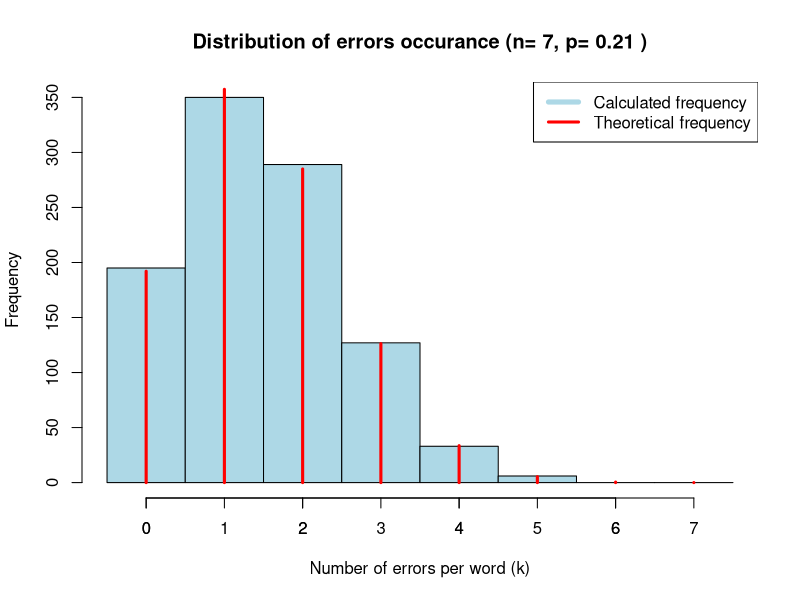
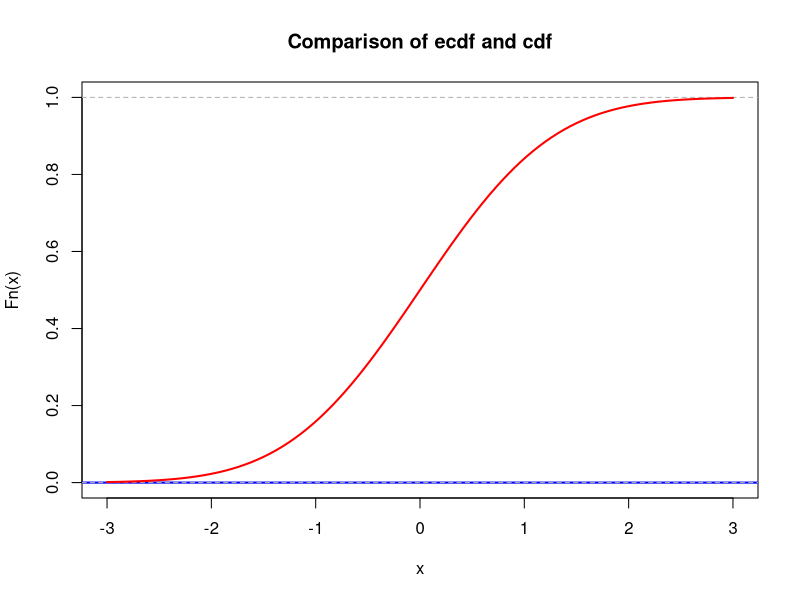
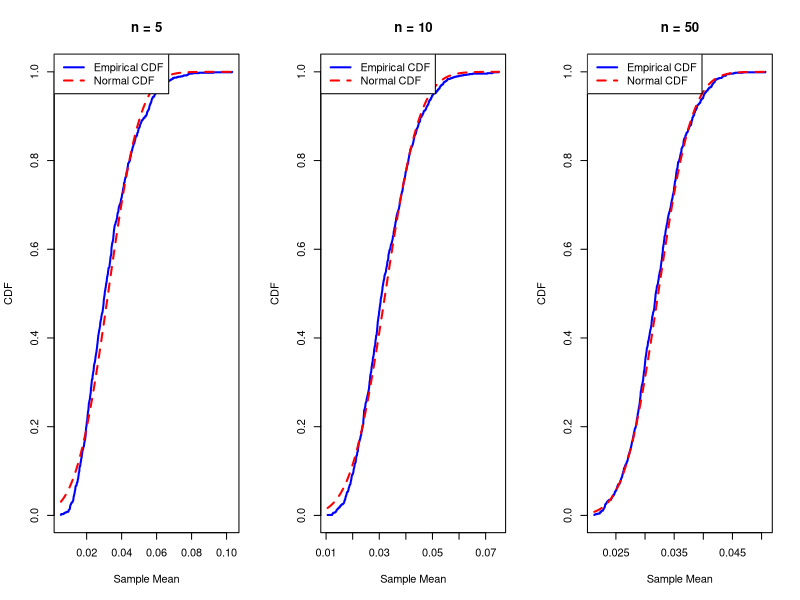
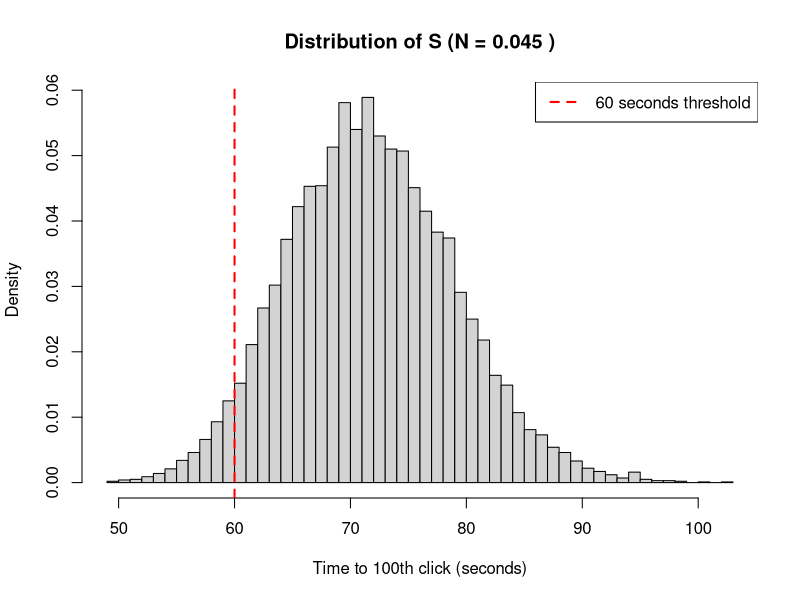
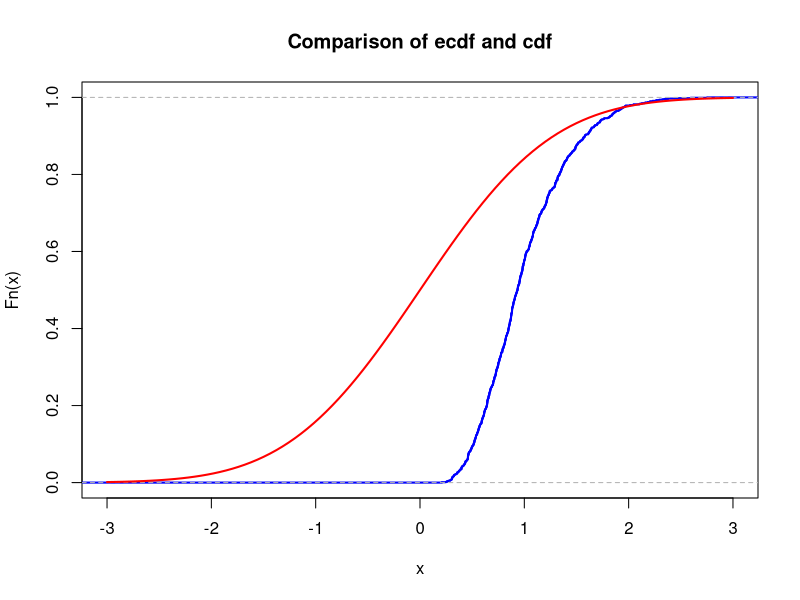
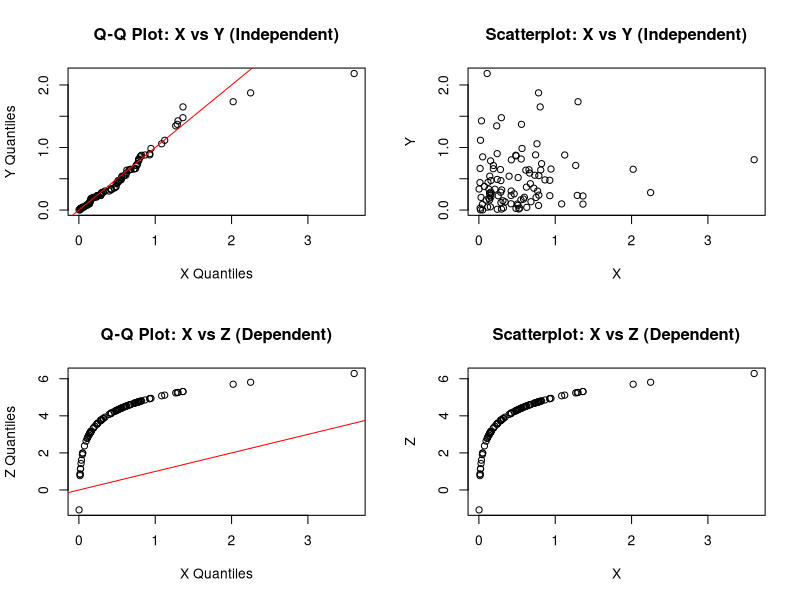
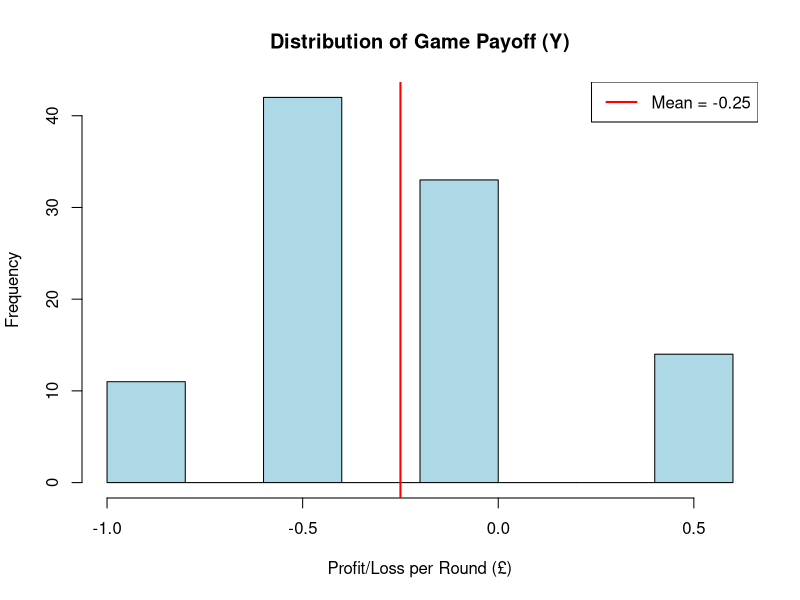

Reproduce these figures in R, in order.
## ---- chunk 1
id <- 21
set.seed(id)
p <- id/100
# matrices G and H
G <- matrix(c(1, 1, 1, 0, 0, 0, 0,
		          1, 0, 0, 1, 1, 0, 0,
		          0, 1, 0, 1, 0, 1, 0,
		          1, 1, 0, 1, 0, 0, 1), nrow = 4, byrow = TRUE)
H <- t(matrix(c(1, 0, 1, 0, 1, 0, 1,
		            0, 1, 1, 0, 0, 1, 1,
		            0, 0, 0, 1, 1, 1, 1), nrow = 3, byrow = TRUE))
cat("The matrix G is: \n") 
G  
cat("The matrix H is: \n") 
H
cat("The product GH must be zero: \n")
(G%*%H) %%2
## ---- chunk 2
# generate N messages

message_generator <- function(n) {
  matrix(sample(c(0,1), 4*n, replace = TRUE), nrow = n)
}
N <- 1000
messages <- message_generator(N)
codewords <- (messages %*% G) %% 2
print("Codewords")
codewords[1:10,]
## ---- chunk 3
#### Generate random errors; do not forget that they occur with probability $p$! Next, generate the received messages

# Each massage has 7 bits
total_bits <- N * 7

# Generate random errors matrix
# 1 - there is an error at this bit, 0 - no error
errors <- matrix(
  rbinom(total_bits, size = 1, prob = p), 
  nrow = N, 
  ncol = 7
)
print("Errors")
errors[1:10,]

# Generate the received messages
received <- (codewords + errors) %% 2
print("Received")
received[1:10,]
## ---- chunk 4
# Correction and decoding

corrected_codewords <- received

decode <- function(N) {
  # vector of successes, 1 - success, 0 - fail
  is_success <- rep(0, N)
  for (i in 1:N) {
    r_i <- received[i, ]
    # Calculate  z = r_i %*% H (mod 2)
    z_i <- (r_i %*% H) %% 2
    error_pos <- 0

    # Find Error Position (if there is 1 error - we can find it`s place)
    if (any(z_i != 0)) {
      for (j in 1:7) {
        if (all(z_i == t(H)[, j])) { 
          error_pos <- j
          break
        }
      }

      # Correction
      if (error_pos > 0) {
        corrected_codewords[i, error_pos] <- (corrected_codewords[i, error_pos]+1) %% 2
      }
    } 

    # Extract information bits from the corrected codeword
    r_star <- corrected_codewords[i, ]
    # Decoded message m* = (r3 r5 r6 r7)
    m_star <- r_star[c(3, 5, 6, 7)]

    if (all(m_star == messages[i, ])) {
      is_success[i] <- 1
    }
  }
  return(sum(is_success))
}

successes <- decode(N)
failures <- N - successes
p_hat <- successes / N
p_star_theoretical <- (1 - p)^7 + choose(7, 1) * p * (1 - p)^(6)

successes
p_hat
p_star_theoretical
## ---- chunk 5
CONFIDENCE_LEVEL <- 0.95
MAX_ERROR_E <- 0.03

cat("Results (N=", N, ")\n", sep="")
cat("Theoretical probability (p*):", format(p_star_theoretical, digits = 5), "\n")
cat("Calculated probability :", format(p_hat, digits = 5), "\n")
cat("Difference |p̂ - p*|:", format(abs(p_hat - p_star_theoretical), digits = 5), "\n")


# We calculate ε using formula:
# epsilon = Z_alpha/2 * SE
# this formula uses CLT. Alpha = 1-0.95 = 0.05, alpha/2 = 0.025

# Find Z score of alpha/2 and standart error
Z_score <- qnorm(1 - (1 - CONFIDENCE_LEVEL) / 2) #qnorm(0.975) = 1.96

SE <- sqrt(p_hat * (1 - p_hat) / N)

# Half length of the confidence interval
epsilon <- Z_score * SE

cat("Half-lenght of ε:", format(epsilon, digits = 5), "\n")
cat("Confidence interval (p̂ ± ε): [", format(p_hat - epsilon, digits = 5), 
    ", ", format(p_hat + epsilon, digits = 5), "]\n", sep="")


# Find N for which epsilon <= 0.03 from:
# epsilon = Z*SE = Z* sqrt(p*(1-p*)/N) and from here:
# N = (Z^2 * p*(1-p*)) / epsilon^2

worst_case_p_star_product <- 0.25 # p*(1-p*) max if p*=0.5

N_required <- (Z_score^2 * worst_case_p_star_product) / (MAX_ERROR_E^2)
N_min <- ceiling(N_required)

cat("Minimum N calculation for epsilon <= ", MAX_ERROR_E, " = ", N_min, "\n")
## ---- chunk 6
# Calculated distribution of errors
breaks_vec <- seq(-0.5, 7.5, by = 1)
total_errors_per_codeword <- rowSums(errors) # vector with length N of errorrs number in each message
hist(total_errors_per_codeword,
     breaks = breaks_vec,
     main = paste("Distribution of errors occurance (n= 7, p=", p, ")"),
     xlab = "Number of errors per word (k)",
     ylab = "Frequency",
     col = "lightblue",
)
# Theoretical distribution of errors
axis(side = 1, at = 0:7)
k_values <- 0:7
theoretical_probabilities <- dbinom(k_values, 7, p)
theoretical_frequencies <- theoretical_probabilities * N

lines(k_values, theoretical_frequencies, type = "h", lwd = 3, col = "red")
legend("topright", 
       legend = c("Calculated frequency", "Theoretical frequency"),
       col = c("lightblue", "red"), lwd = c(5, 3))

cat("Probability of k number of errors in a massage (k=0,1,2,...,7) has a binomial distribution. It is because we have n = 7 independent trials (number of bits in a message) with the same probability p = 0.21, and the result of a trial can only be either success or failure.")

## ---- chunk 7
lambda <- 1  # change this!
N <- 100     # change this!
mu <- N * lambda
K <- 1e3
n <- 5
sample_means <- colMeans(matrix(rpois(n*K, lambda = mu), nrow=n))
## ---- chunk 8
mu <- 0       # change this!
sigma <- 1    # change this!
## ---- chunk 9
xlims <- c(mu-3*sigma,mu+3*sigma)
Fs <- ecdf(sample_means)
plot(Fs, 
     xlim = xlims, 
     ylim = c(0,1),
     col = "blue",
     lwd = 2,
     main = "Comparison of ecdf and cdf")
curve(pnorm(x, mean = mu, sd = sigma), col = "red", lwd = 2, add = TRUE)
## ---- chunk 10
set.seed(123)
team_id = 21
nu1 <- team_id + 10


## ---- chunk 11
    for (n in c(5, 10, 50)) {
      x <- rexp(n, rate = nu1)
      s <- mean(x)
      cat("n =", n, "\n")
      cat("Generated values:", round(x, 4), "\n")
      cat("Sample mean s =", round(s, 4), "\n")
      cat("Theoretical mean =", round(1/nu1, 4), "\n")
      cat("---\n")
    }
      
## ---- chunk 12
    K <- 1000
    sample_sizes <- c(5, 10, 50)

    results <- list()

    for (n in sample_sizes) {
      sample_means <- replicate(K, {
        x <- rexp(n, rate = nu1)
        mean(x)
      })
      
      ecdf_func <- ecdf(sample_means)
      
      results[[as.character(n)]] <- list(
        n = n,
        sample_means = sample_means,
        ecdf_func = ecdf_func
      )
      
      cat("n =", n, ":\n")
      cat("  Generated", K, "sample means\n")
      cat("  Range: [", round(min(sample_means), 4), ",", round(max(sample_means), 4), "]\n")
      cat("  Empirical mean:", round(mean(sample_means), 4), "\n")
      cat("  Empirical SD:", round(sd(sample_means), 4), "\n\n")
    }
## ---- chunk 13
    mu <- 1 / nu1
    theoretical_sd <- function(n) 1 / (sqrt(n) * nu1)

    par(mfrow = c(1, 3))

    for (n in sample_sizes) {
      res <- results[[as.character(n)]]
      sample_means <- res$sample_means
      ecdf_func <- res$ecdf_func
      
      sigma <- theoretical_sd(n)
      
      x_vals <- seq(min(sample_means), max(sample_means), length.out = 1000)
      ecdf_vals <- ecdf_func(x_vals)
      normal_cdf_vals <- pnorm(x_vals, mean = mu, sd = sigma)
      
      plot(x_vals, ecdf_vals, type = "l", col = "blue", lwd = 2,
           main = paste("n =", n),
           xlab = "Sample Mean", ylab = "CDF")
      lines(x_vals, normal_cdf_vals, col = "red", lwd = 2, lty = 2)
      legend("topleft", 
             legend = c("Empirical CDF", "Normal CDF"),
             col = c("blue", "red"), lty = c(1, 2), lwd = 2)
      
      # Store for next parts
      results[[as.character(n)]]$x_vals <- x_vals
      results[[as.character(n)]]$ecdf_vals <- ecdf_vals
      results[[as.character(n)]]$normal_cdf_vals <- normal_cdf_vals
      
      cat("n =", n, ":\n")
      cat("  Theoretical μ =", round(mu, 4), "\n")
      cat("  Theoretical σ =", round(sigma, 4), "\n")
    }
    par(mfrow = c(1, 1))
## ---- chunk 14
    max_differences <- c()

    for (n in sample_sizes) {
      res <- results[[as.character(n)]]
      max_diff <- max(abs(res$ecdf_vals - res$normal_cdf_vals))
      max_differences <- c(max_differences, max_diff)
      results[[as.character(n)]]$max_diff <- max_diff
      cat("n =", n, ": Max |F_emp - F_norm| =", round(max_diff, 4), "\n")
    }
## ---- chunk 15
    cat("Analysis of CLT convergence:\n\n")

    for (n in sample_sizes) {
      max_diff <- results[[as.character(n)]]$max_diff
      cat("n =", n, ":\n")
      cat("  Max CDF difference:", round(max_diff, 4), "\n")
      
      if (n == 5) {
        cat("  Comment: Noticeable difference due to exponential distribution skewness\n")
      } else if (n == 10) {
        cat("  Comment: Good approximation with moderate sample size\n")
      } else if (n == 50) {
        cat("  Comment: Excellent approximation - nearly identical CDFs\n")
      }
      cat("\n")
    }

    cat("Overall conclusions:\n")
    cat("1. As n increases, normal approximation improves significantly\n")
    cat("2. Max CDF difference decreases: 0.0267 → 0.0179 → 0.0082\n")
    cat("3. CLT works well even for skewed exponential distributions\n")
    cat("4. Sample means converge to N(1/31, 1/(n*31²)) as predicted\n")
## ---- chunk 16
    cat("=== Safety Condition ===\n")
    cat("Let S = X₁ + X₂ + ... + X₁₀₀ be total time until 100th click\n")
    cat("Safety condition: clicks per minute ≤ 100\n")
    cat("This means: S > 60 seconds (100th click hasn't occurred in first minute)\n")
    cat("Safety event: {S > 60}\n\n")
## ---- chunk 17
    # Theoretical bounds on N
    cat("=== Theoretical Bounds on N ===\n")
    nu1 <- 31

    cat("1. Exact Gamma distribution:\n")
    gamma_solver <- function(N) {
      nu <- 31 * N
      1 - pgamma(60, shape = 100, rate = nu) - 0.95
    }
    N_gamma <- uniroot(gamma_solver, c(0.01, 0.2))$root
    cat("   N ≤", round(N_gamma, 4), "\n")
    cat("   P(S > 60) =", round(1 - pgamma(60, shape = 100, rate = 31*N_gamma), 4), "\n\n")

    cat("2. Central Limit Theorem:\n")
    clt_solver <- function(N) {
      nu <- 31 * N
      mean_S <- 100/nu
      sd_S <- 10/nu
      z <- (60 - mean_S) / sd_S
      1 - pnorm(z) - 0.95
    }
    N_clt <- uniroot(clt_solver, c(0.01, 0.2))$root
    cat("   N ≤", round(N_clt, 4), "\n")
    cat("   P(S > 60) ≈", round(1 - pnorm((60 - 100/(31*N_clt))/(10/(31*N_clt))), 4), "\n\n")

    cat("3. Markov inequality (conservative):\n")
    cat("   P(S > 60) ≤ E[S]/60 = 100/(31N*60)\n")
    cat("   Not suitable for our lower bound requirement\n\n")

    N_predicted <- N_clt
    nu_predicted <- 31 * N_predicted
    cat("Using CLT prediction: N =", round(N_predicted, 4), "\n")
    cat("ν = 31 * N =", round(nu_predicted, 4), "\n")
## ---- chunk 18
    cat("=== Simulation with Predicted N ===\n")
    K <- 10000  # Increased for better accuracy
    set.seed(123)

    S_samples <- replicate(K, {
      x <- rexp(100, rate = nu_predicted)
      sum(x)
    })

    cat("Simulation results:\n")
    cat("Generated", K, "samples of S\n")
    cat("Range of S: [", round(min(S_samples), 2), ",", round(max(S_samples), 2), "] seconds\n")
    cat("Mean S:", round(mean(S_samples), 2), "seconds\n")
    cat("Theoretical E[S] =", round(100/nu_predicted, 2), "seconds\n\n")
## ---- chunk 19
    cat("=== Safety Probability Estimation ===\n")
    safety_prob <- mean(S_samples > 60)
    theoretical_prob <- 1 - pgamma(60, shape = 100, rate = nu_predicted)

    cat("Estimated P(S > 60) =", round(safety_prob, 4), "\n")
    cat("Theoretical P(S > 60) =", round(theoretical_prob, 4), "\n")
    cat("Desired safety level: 0.95\n")
    cat("Difference from target:", round(safety_prob - 0.95, 4), "\n\n")

    cat("=== CONCLUSION ===\n")
    if (safety_prob >= 0.95) {
      cat("✓ LOCATION IS SAFE with probability ≥ 0.95\n")
      cat("  Maximum number of samples: N =", round(N_predicted, 4), "\n")
    } else {
      cat("✗ LOCATION IS NOT SAFE ENOUGH\n")
      cat("  Need to reduce N below", round(N_predicted, 4), "\n")
    }

    cat("\nMethod comparison:\n")
    cat("Exact Gamma:    N ≤", round(N_gamma, 4), "\n")
    cat("CLT:            N ≤", round(N_clt, 4), "\n")
    cat("Simulation with CLT N gives safety probability:", round(safety_prob, 4), "\n")

    # Visualization
    hist(S_samples, breaks = 50, probability = TRUE, 
         main = paste("Distribution of S (N =", round(N_predicted, 3), ")"),
         xlab = "Time to 100th click (seconds)")
    abline(v = 60, col = "red", lwd = 2, lty = 2)
    legend("topright", legend = "60 seconds threshold", col = "red", lwd = 2, lty = 2)
## ---- chunk 20
nu1 <- 1  # change this!
K <- 1e3
n <- 5
sample_means <- colMeans(matrix(rexp(n*K, rate = nu1), nrow=n))
## ---- chunk 21
mu <- 0       # change this!
sigma <- 1    # change this!
## ---- chunk 22
xlims <- c(mu-3*sigma,mu+3*sigma)
Fs <- ecdf(sample_means)
plot(Fs, 
     xlim = xlims, 
     col = "blue",
     lwd = 2,
     main = "Comparison of ecdf and cdf")
curve(pnorm(x, mean = mu, sd = sigma), col = "red", lwd = 2, add = TRUE)
## ---- chunk 23
        cat("=== Part 1.1: Theoretical Explanation ===\n")
        cat("Reason: E(1/X) ≠ 1/E(X) due to Jensen's inequality\n")
        cat("For convex functions like f(x) = 1/x, E[f(X)] ≥ f(E[X])\n")
        cat("The expectation operator doesn't commute with non-linear transformations\n")
        cat("This is especially pronounced when X has high variance\n")
        cat("Mathematical reasoning:\n")
        cat("By Jensen's inequality, for convex function f(x) = 1/x:\n")
        cat("E[f(X)] ≥ f(E[X])\n")
        cat("Therefore: E[1/X] ≥ 1/E[X]\n")
        cat("Equality holds only when X is constant or f is linear.\n\n")
## ---- chunk 24
        cat("=== Part 1.2: Simulation with Normal Distribution ===\n")
        team_id <- 21
        mu <- team_id  # μ = 21
        sigma <- sqrt(2 * team_id + 7)  # σ² = 2*21+7 = 49, so σ = 7
        N <- 100

        set.seed(123)
        # Simulate X ~ N(21, 49)
        X <- rnorm(N, mean = mu, sd = sigma)
        Y <- 1/X  # Y = 1/X

        mean_X <- mean(X)
        mean_Y <- mean(Y)
        reciprocal_mean_X <- 1/mean_X

        cat("Parameters: μ =", mu, ", σ =", round(sigma, 2), "\n")
        cat("Sample mean of X:", round(mean_X, 4), "\n")
        cat("1/mean(X):", round(reciprocal_mean_X, 4), "\n")
        cat("Mean of Y = 1/X:", round(mean_Y, 4), "\n")
        cat("Difference:", round(abs(reciprocal_mean_X - mean_Y), 4), "\n")

        cat("\nSummary of Y = 1/X:\n")
        print(summary(Y))
        cat("Note: Extreme values occur when X is close to 0,\n")
        cat("which significantly affects the expectation.\n\n")
## ---- chunk 25

        ### 1.3 Q-Q Plots and Scatterplots
        cat("=== Part 1.3: Q-Q Plots and Scatterplots ===\n")
        set.seed(123)
        lambda <- 2
        N <- 100

        X_exp <- rexp(N, rate = lambda)
        Y_exp <- rexp(N, rate = lambda)
        Z <- log(X_exp) + 5  # Z = log(X) + 5

        par(mfrow = c(2, 2))

        qqplot(X_exp, Y_exp, main = "Q-Q Plot: X vs Y (Independent)",
               xlab = "X Quantiles", ylab = "Y Quantiles")
        abline(0, 1, col = "red")

        plot(X_exp, Y_exp, main = "Scatterplot: X vs Y (Independent)",
             xlab = "X", ylab = "Y")

        qqplot(X_exp, Z, main = "Q-Q Plot: X vs Z (Dependent)",
               xlab = "X Quantiles", ylab = "Z Quantiles")
        abline(0, 1, col = "red")

        plot(X_exp, Z, main = "Scatterplot: X vs Z (Dependent)",
             xlab = "X", ylab = "Z")

        par(mfrow = c(1, 1))

        cor_XY <- cor(X_exp, Y_exp)
        cor_XZ <- cor(X_exp, Z)

        cat("Correlation coefficients:\n")
        cat("Cor(X,Y) =", round(cor_XY, 4), "(independent)\n")
        cat("Cor(X,Z) =", round(cor_XZ, 4), "(dependent)\n\n")

        cat("Analysis of plots:\n")
        cat("1. X vs Y (Independent):\n")
        cat("   - Q-Q plot: Points roughly follow y=x line (same distribution)\n")
        cat("   - Scatterplot: No visible pattern (independent variables)\n")
        cat("   - Low correlation:", round(cor_XY, 4), "\n")
        cat("2. X vs Z (Dependent):\n")
        cat("   - Q-Q plot: Points don't follow y=x (different distributions)\n")
        cat("   - Scatterplot: Clear functional relationship Z = log(X) + 5\n")
        cat("   - Perfect dependence: Z is completely determined by X\n")
        cat("   - High correlation:", round(cor_XZ, 4), "\n\n")
## ---- chunk 26
    cat("=== Part 2.1: Type of Random Variable X ===\n")
    cat("X records the number of Heads in 3 coin tosses.\n")
    cat("This is a Binomially distributed random variable:\n")
    cat("X ~ Binomial(n = 3, p = 0.5)\n\n")
## ---- chunk 27
    ### 2.2 Expected Value and Variance of X
    cat("=== Part 2.2: Statistics for X ===\n")
    n <- 3
    p <- 0.5

    E_X <- n * p
    Var_X <- n * p * (1 - p)

    set.seed(123)
    X_sim <- rbinom(100, size = n, prob = p)

    sample_mean_X <- mean(X_sim)
    sample_var_X <- var(X_sim)

    cat("Theoretical values:\n")
    cat("E[X] =", E_X, "\n")
    cat("Var(X) =", Var_X, "\n\n")

    cat("Simulation results (n=100):\n")
    cat("Sample mean of X:", round(sample_mean_X, 4), "\n")
    cat("Sample variance of X:", round(sample_var_X, 4), "\n")
    cat("Difference in means:", round(abs(E_X - sample_mean_X), 4), "\n")
    cat("Difference in variances:", round(abs(Var_X - sample_var_X), 4), "\n\n")

    cat("Comment: The sample statistics are close to the theoretical values,\n")
    cat("which demonstrates the law of large numbers in action.\n\n")
## ---- chunk 28
    ### 2.3 Expected Value and Variance of Y
    cat("=== Part 2.3: Statistics for Y = 0.5X - 1 ===\n")
    E_Y <- 0.5 * E_X - 1
    Var_Y <- (0.5)^2 * Var_X

    Y_sim <- 0.5 * X_sim - 1

    sample_mean_Y <- mean(Y_sim)
    sample_var_Y <- var(Y_sim)

    cat("Theoretical values:\n")
    cat("E[Y] = 0.5*E[X] - 1 =", E_Y, "\n")
    cat("Var(Y) = (0.5)² * Var(X) =", Var_Y, "\n\n")

    cat("Simulation results (n=100):\n")
    cat("Sample mean of Y:", round(sample_mean_Y, 4), "\n")
    cat("Sample variance of Y:", round(sample_var_Y, 4), "\n")
    cat("Difference in means:", round(abs(E_Y - sample_mean_Y), 4), "\n")
    cat("Difference in variances:", round(abs(Var_Y - sample_var_Y), 4), "\n\n")

    cat("Game interpretation:\n")
    cat("Cost per round: £1\n")
    cat("Revenue per Head: £0.5\n")
    cat("Expected profit per round: E[Y] =", round(E_Y, 4), "\n")
    cat("This means on average, the player loses £0.25 per round.\n")
    cat("The game is unfavorable to the player in the long run.\n\n")

    hist(Y_sim, breaks = 10, main = "Distribution of Game Payoff (Y)",
         xlab = "Profit/Loss per Round (£)", col = "lightblue")
    abline(v = mean(Y_sim), col = "red", lwd = 2)
    legend("topright", legend = paste("Mean =", round(mean(Y_sim), 3)), 
           col = "red", lwd = 2)
